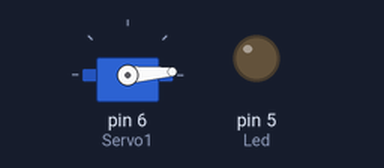
Recording of a sketch running on a simulated Arduino Uno, built with avr-gcc and run on an emulated ATmega328P. Parts: servo, output pins drawn as LEDs (lit = HIGH).

Above: at 0.05 s.
At 0.9 s:
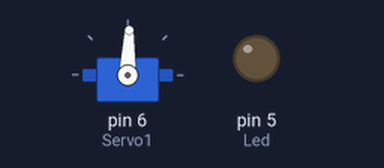
At 1.75 s:
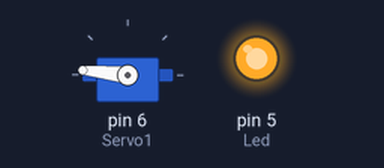
At 3.45 s:
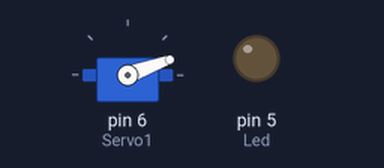
Timing chart, 0 to 8.4 s (numbered marks = the images above):
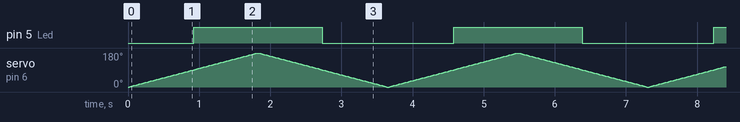

Measured:
- by itself, pin 5 (Led): alternates HIGH for 1.8 s and LOW for 1.8 s

The sketch:

P7-Servo_Q2.ino
```cpp
// Croquis P7-Servo.ino

//----- LIBRAIRIE ADDITIONNELLE -----
#include <Servo.h>  // Librairie pour l'utilisation de servomoteurs

//----- CONSTANTES -----
Servo Servo1;  // création de l'objet Servo1 (notre SERVOMOTEUR)
#define Led 5  // LED sur la ligne E/S 5

//----- VARIABLE -----
int angle; // valPot converti en angle (entre 0° et 180°)

//----- PROCEDURE D'INITIALISATION -----
void setup() {
  Servo1.attach(6);  // Servo1 rattaché à la broche 6
  pinMode(Led, OUTPUT);
  }

//----- BOUCLE PRINCIPALE -----
void loop(){
  for (angle = 0; angle <= 180; angle += 2){
    if (angle > 90){
      digitalWrite(Led, HIGH);
    }
    else {
      digitalWrite(Led, LOW);
    }
    Servo1.write(angle); // Activation du SERVOMOTEUR
    delay(20); // Temps nécessaire au mouvement du palonnier
  }

  for (angle = 180; angle >= 0; angle -= 2){
    if (angle > 90){
      digitalWrite(Led, HIGH);
    }
    else {
      digitalWrite(Led, LOW);
    }
    Servo1.write(angle); // Activation du SERVOMOTEUR
    delay(20); // Temps nécessaire au mouvement du palonnier
  }

}
```
